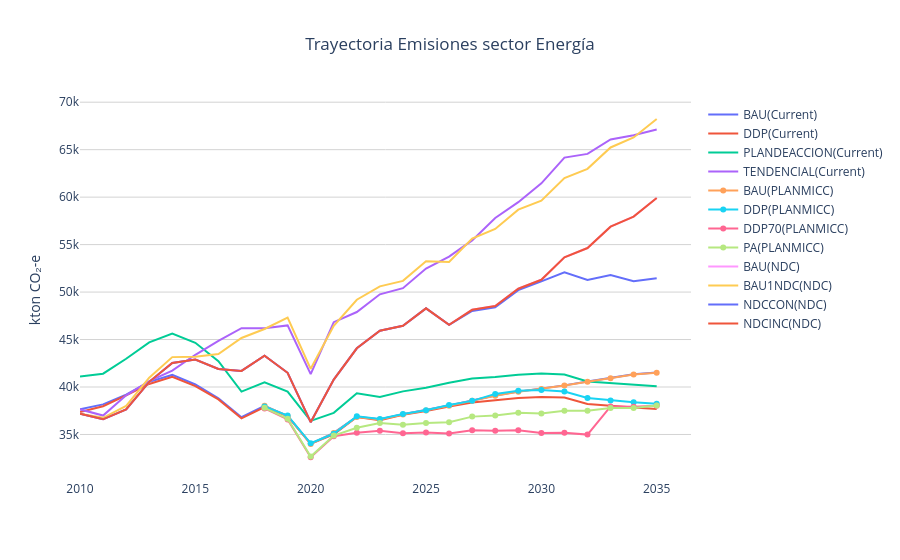

The notebook cell saved with this chart:
### Code cell
ndc_emissions = get_model_emissions(ndc, [
    'CO2e_FUG', 
    'CO2e_PP',
    'CO2e_REF', 
    'CO2e_DE'
    ]) 
planmicc_emissions= get_model_emissions(planmicc, ["CO2"])
df_emissions = get_model_emissions(df, ["CO2"])

if export_plot_data :
    df_emissions.to_csv('Exports/current_emissions.csv', index=False)

draw_emissions_trayectory([
    ('Current', df_emissions), 
    ('PLANMICC', planmicc_emissions), 
    ('NDC', ndc_emissions)
],
title="Trayectoria Emisiones sector Energía"
)
